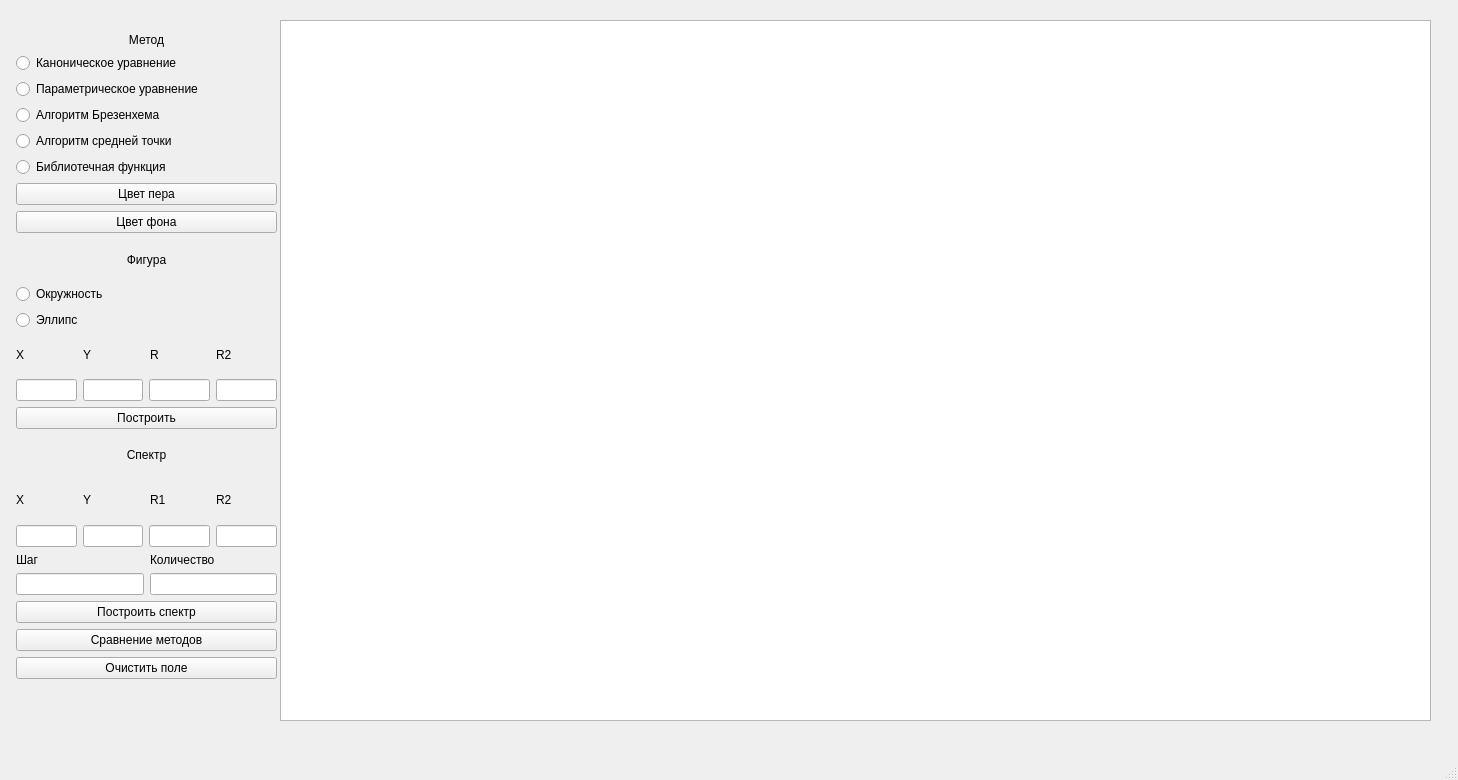
<?xml version="1.0" encoding="UTF-8"?>
<ui version="4.0">
 <class>MainWindow</class>
 <widget class="QMainWindow" name="MainWindow">
  <property name="geometry">
   <rect>
    <x>0</x>
    <y>0</y>
    <width>1458</width>
    <height>780</height>
   </rect>
  </property>
  <property name="windowTitle">
   <string>MainWindow</string>
  </property>
  <widget class="QWidget" name="centralwidget">
   <widget class="QGraphicsView" name="graphicsView">
    <property name="geometry">
     <rect>
      <x>280</x>
      <y>20</y>
      <width>1151</width>
      <height>701</height>
     </rect>
    </property>
   </widget>
   <widget class="QWidget" name="layoutWidget">
    <property name="geometry">
     <rect>
      <x>16</x>
      <y>33</y>
      <width>261</width>
      <height>200</height>
     </rect>
    </property>
    <layout class="QVBoxLayout" name="verticalLayout_9">
     <item>
      <layout class="QVBoxLayout" name="verticalLayout_3">
       <item>
        <widget class="QLabel" name="label">
         <property name="text">
          <string>Метод</string>
         </property>
         <property name="alignment">
          <set>Qt::AlignCenter</set>
         </property>
        </widget>
       </item>
       <item>
        <layout class="QVBoxLayout" name="verticalLayout_2">
         <item>
          <widget class="QRadioButton" name="radioButton">
           <property name="text">
            <string>Каноническое уравнение</string>
           </property>
          </widget>
         </item>
         <item>
          <widget class="QRadioButton" name="radioButton_2">
           <property name="text">
            <string>Параметрическое уравнение</string>
           </property>
          </widget>
         </item>
         <item>
          <widget class="QRadioButton" name="radioButton_3">
           <property name="text">
            <string>Алгоритм Брезенхема</string>
           </property>
          </widget>
         </item>
         <item>
          <widget class="QRadioButton" name="radioButton_4">
           <property name="text">
            <string>Алгоритм средней точки</string>
           </property>
          </widget>
         </item>
         <item>
          <widget class="QRadioButton" name="radioButton_5">
           <property name="text">
            <string>Библиотечная функция</string>
           </property>
          </widget>
         </item>
        </layout>
       </item>
      </layout>
     </item>
     <item>
      <layout class="QVBoxLayout" name="verticalLayout_4">
       <item>
        <widget class="QPushButton" name="pushButton">
         <property name="text">
          <string>Цвет пера</string>
         </property>
        </widget>
       </item>
       <item>
        <widget class="QPushButton" name="pushButton_2">
         <property name="text">
          <string>Цвет фона</string>
         </property>
        </widget>
       </item>
      </layout>
     </item>
    </layout>
   </widget>
   <widget class="QWidget" name="layoutWidget">
    <property name="geometry">
     <rect>
      <x>16</x>
      <y>241</y>
      <width>261</width>
      <height>438</height>
     </rect>
    </property>
    <layout class="QVBoxLayout" name="verticalLayout_11">
     <item>
      <layout class="QVBoxLayout" name="verticalLayout_5">
       <item>
        <widget class="QLabel" name="label_2">
         <property name="text">
          <string>Фигура</string>
         </property>
         <property name="alignment">
          <set>Qt::AlignCenter</set>
         </property>
        </widget>
       </item>
       <item>
        <layout class="QVBoxLayout" name="verticalLayout">
         <item>
          <widget class="QRadioButton" name="radioButton_6">
           <property name="text">
            <string>Окружность</string>
           </property>
          </widget>
         </item>
         <item>
          <widget class="QRadioButton" name="radioButton_7">
           <property name="text">
            <string>Эллипс</string>
           </property>
          </widget>
         </item>
        </layout>
       </item>
       <item>
        <layout class="QHBoxLayout" name="horizontalLayout_2">
         <item>
          <widget class="QLabel" name="label_3">
           <property name="text">
            <string>X</string>
           </property>
          </widget>
         </item>
         <item>
          <widget class="QLabel" name="label_4">
           <property name="text">
            <string>Y</string>
           </property>
          </widget>
         </item>
         <item>
          <widget class="QLabel" name="label_5">
           <property name="text">
            <string>R</string>
           </property>
          </widget>
         </item>
         <item>
          <widget class="QLabel" name="label_6">
           <property name="text">
            <string>R2</string>
           </property>
          </widget>
         </item>
        </layout>
       </item>
       <item>
        <layout class="QHBoxLayout" name="horizontalLayout">
         <item>
          <widget class="QLineEdit" name="lineEdit">
           <property name="text">
            <string/>
           </property>
          </widget>
         </item>
         <item>
          <widget class="QLineEdit" name="lineEdit_2"/>
         </item>
         <item>
          <widget class="QLineEdit" name="lineEdit_3"/>
         </item>
         <item>
          <widget class="QLineEdit" name="lineEdit_4"/>
         </item>
        </layout>
       </item>
       <item>
        <widget class="QPushButton" name="pushButton_3">
         <property name="text">
          <string>Построить</string>
         </property>
        </widget>
       </item>
      </layout>
     </item>
     <item>
      <layout class="QVBoxLayout" name="verticalLayout_8">
       <item>
        <widget class="QLabel" name="label_13">
         <property name="text">
          <string>Спектр</string>
         </property>
         <property name="alignment">
          <set>Qt::AlignCenter</set>
         </property>
        </widget>
       </item>
       <item>
        <layout class="QVBoxLayout" name="verticalLayout_7">
         <item>
          <layout class="QHBoxLayout" name="horizontalLayout_5">
           <item>
            <widget class="QLabel" name="label_7">
             <property name="text">
              <string>X</string>
             </property>
            </widget>
           </item>
           <item>
            <widget class="QLabel" name="label_8">
             <property name="text">
              <string>Y</string>
             </property>
            </widget>
           </item>
           <item>
            <widget class="QLabel" name="label_9">
             <property name="text">
              <string>R1</string>
             </property>
            </widget>
           </item>
           <item>
            <widget class="QLabel" name="label_10">
             <property name="text">
              <string>R2</string>
             </property>
            </widget>
           </item>
          </layout>
         </item>
        </layout>
       </item>
       <item>
        <layout class="QVBoxLayout" name="verticalLayout_6">
         <item>
          <layout class="QHBoxLayout" name="horizontalLayout_3">
           <item>
            <widget class="QLineEdit" name="lineEdit_5">
             <property name="text">
              <string/>
             </property>
            </widget>
           </item>
           <item>
            <widget class="QLineEdit" name="lineEdit_6"/>
           </item>
           <item>
            <widget class="QLineEdit" name="lineEdit_7"/>
           </item>
           <item>
            <widget class="QLineEdit" name="lineEdit_8"/>
           </item>
          </layout>
         </item>
         <item>
          <layout class="QHBoxLayout" name="horizontalLayout_7">
           <item>
            <widget class="QLabel" name="label_11">
             <property name="text">
              <string>Шаг</string>
             </property>
            </widget>
           </item>
           <item>
            <widget class="QLabel" name="label_12">
             <property name="text">
              <string>Количество</string>
             </property>
            </widget>
           </item>
          </layout>
         </item>
         <item>
          <layout class="QHBoxLayout" name="horizontalLayout_4">
           <item>
            <widget class="QLineEdit" name="lineEdit_9">
             <property name="text">
              <string/>
             </property>
            </widget>
           </item>
           <item>
            <widget class="QLineEdit" name="lineEdit_10"/>
           </item>
          </layout>
         </item>
        </layout>
       </item>
       <item>
        <widget class="QPushButton" name="pushButton_5">
         <property name="text">
          <string>Построить спектр</string>
         </property>
        </widget>
       </item>
      </layout>
     </item>
     <item>
      <layout class="QVBoxLayout" name="verticalLayout_10">
       <item>
        <widget class="QPushButton" name="pushButton_6">
         <property name="text">
          <string>Сравнение методов</string>
         </property>
        </widget>
       </item>
       <item>
        <widget class="QPushButton" name="pushButton_4">
         <property name="text">
          <string>Очистить поле</string>
         </property>
        </widget>
       </item>
      </layout>
     </item>
    </layout>
   </widget>
  </widget>
  <widget class="QMenuBar" name="menubar">
   <property name="geometry">
    <rect>
     <x>0</x>
     <y>0</y>
     <width>1458</width>
     <height>22</height>
    </rect>
   </property>
  </widget>
  <widget class="QStatusBar" name="statusbar"/>
 </widget>
 <resources/>
 <connections/>
</ui>
